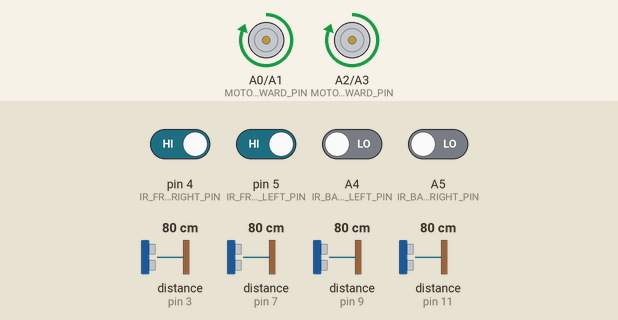
This sketch was run on a simulated Arduino Uno, built with avr-gcc and run on an emulated ATmega328P. Shown: motor-driver pin pairs drawn as motors (green arrow = first pin HIGH = forward, orange = second pin HIGH = backward, longer = more drive). Wiring (inferred from the names in the program): 4 × ultrasonic range finder: trigger pin 2, echo pin 3 / trigger pin 6, echo pin 7 / trigger pin 8, echo pin 9 / trigger pin 10, echo pin 11. The inputs (shaded band) are chosen by the test bench; at power-on: pin 4 (IR_FRONT_RIGHT_PIN), pin 5 (IR_FRONT_LEFT_PIN) HIGH, A4 (IR_BACK_LEFT_PIN), A5 (IR_BACK_RIGHT_PIN) LOW, distance to the obstacle (sensors on pin 3, pin 7, pin 9, pin 11) 80 cm. The echo pulse lasts 58.3 µs per cm.

Above: at 6.2 s.
6.3 s: pin 5 (IR_FRONT_LEFT_PIN) driven LOW
At 8.2 s:
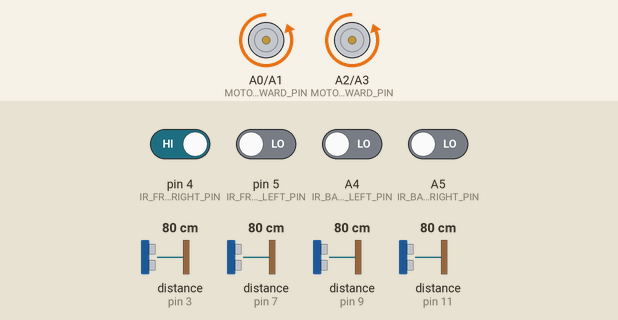
8.5 s: pin 5 (IR_FRONT_LEFT_PIN) driven HIGH
At 9.8 s:
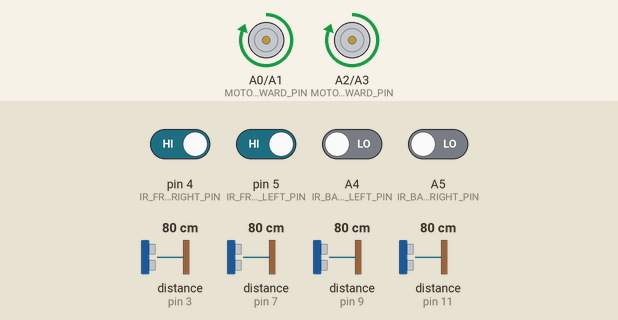
Timing chart, 0 to 11.5 s (numbered marks = the images above; inputs shaded):
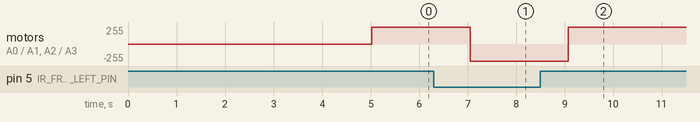

The sketch:

MegaSumo_car.ino
```cpp
/*************************************** Hardware Pin Mapping ***************************************/
#define FRONT_ULTRASONIC_TRIG_PIN                                  2
#define FRONT_ULTRASONIC_ECHO_PIN                                  3

#define BACK_ULTRASONIC_TRIG_PIN                                   8
#define BACK_ULTRASONIC_ECHO_PIN                                   9

#define RIGHT_ULTRASONIC_TRIG_PIN                                  6
#define RIGHT_ULTRASONIC_ECHO_PIN                                  7

#define LEFT_ULTRASONIC_TRIG_PIN                                   10
#define LEFT_ULTRASONIC_ECHO_PIN                                   11

#define MOTOR_LEFT_FORWARD_PIN                                     A0
#define MOTOR_LEFT_BACKWARD_PIN                                    A1

#define MOTOR_RIGHT_FORWARD_PIN                                    A2
#define MOTOR_RIGHT_BACKWARD_PIN                                   A3

#define IR_FRONT_RIGHT_PIN                                         4
#define IR_FRONT_LEFT_PIN                                          5

#define IR_BACK_RIGHT_PIN                                          A5
#define IR_BACK_LEFT_PIN                                           A4
/****************************************************************************************************/

/********************************** Global Configuration Settings ***********************************/
#define ULTRASONIC_MAX_DISTANCE                                    25
#define BAUD_RATE                                                  9600
#define STARTUP_DELAY_MS                                           5000
#define TURN_DELAY_MS                                              150
#define MOVE_DELAY_MS                                              1000
#define STOP_DELAY_MS                                              1000
/****************************************************************************************************/

/************************************** Sensor Reading Macros **************************************/
#define GetDistance_FRONT_ULTRASONIC()            getDistance(FRONT_ULTRASONIC_TRIG_PIN, FRONT_ULTRASONIC_ECHO_PIN)
#define GetDistance_BACK_ULTRASONIC()             getDistance(BACK_ULTRASONIC_TRIG_PIN, BACK_ULTRASONIC_ECHO_PIN)

#define GetDistance_RIGHT_ULTRASONIC()            getDistance(RIGHT_ULTRASONIC_TRIG_PIN, RIGHT_ULTRASONIC_ECHO_PIN)
#define GetDistance_LEFT_ULTRASONIC()             getDistance(LEFT_ULTRASONIC_TRIG_PIN, LEFT_ULTRASONIC_ECHO_PIN)

#define GetReading_FRONT_RIGHT_IR()               digitalRead(IR_FRONT_RIGHT_PIN)
#define GetReading_FRONT_LEFT_IR()                digitalRead(IR_FRONT_LEFT_PIN)

#define GetReading_BACK_RIGHT_IR()                digitalRead(IR_BACK_RIGHT_PIN)
#define GetReading_BACK_LEFT_IR()                 digitalRead(IR_BACK_LEFT_PIN)
/****************************************************************************************************/

/********************* Functions Prototypes **********************/
inline int getDistance(byte trig_pin, byte echo_pin);
/*****************************************************************/

/********************* Global Variables **************************/
int frontDist, backDist, leftDist, rightDist;
unsigned long currentMillis  = 0;
unsigned long previousMillis = 0;
unsigned long interval = 0;  // Variable for dynamic delay handling
/*****************************************************************/


void setup() {

  /*********************** Front UltraSonic ***********************/
  pinMode(FRONT_ULTRASONIC_TRIG_PIN, OUTPUT);
  pinMode(FRONT_ULTRASONIC_ECHO_PIN, INPUT);
  /****************************************************************/

  /************************ Back UltraSonic ************************/
  pinMode(BACK_ULTRASONIC_TRIG_PIN, OUTPUT);
  pinMode(BACK_ULTRASONIC_ECHO_PIN, INPUT);
  /*****************************************************************/

  /************************ Left UltraSonic ************************/
  pinMode(LEFT_ULTRASONIC_TRIG_PIN, OUTPUT);
  pinMode(LEFT_ULTRASONIC_ECHO_PIN, INPUT);
  /*****************************************************************/

  /************************ Right UltraSonic ***********************/
  pinMode(RIGHT_ULTRASONIC_TRIG_PIN, OUTPUT);
  pinMode(RIGHT_ULTRASONIC_ECHO_PIN, INPUT);
  /*****************************************************************/

  /*************************** DC Motors ***************************/
  pinMode(MOTOR_LEFT_FORWARD_PIN  , OUTPUT);
  pinMode(MOTOR_LEFT_BACKWARD_PIN , OUTPUT);
  pinMode(MOTOR_RIGHT_FORWARD_PIN , OUTPUT);
  pinMode(MOTOR_RIGHT_BACKWARD_PIN, OUTPUT);
  /*****************************************************************/

  delay(STARTUP_DELAY_MS);
  Serial.begin(BAUD_RATE);
}

void loop() {
  currentMillis = millis();


  frontDist = GetDistance_FRONT_ULTRASONIC();
  backDist = GetDistance_BACK_ULTRASONIC();
  leftDist = GetDistance_LEFT_ULTRASONIC();
  rightDist = GetDistance_RIGHT_ULTRASONIC();


  if (currentMillis - previousMillis >= interval) {

    // React to IR sensor readings for real-time boundary detection
    if (GetReading_FRONT_LEFT_IR() == 1 || GetReading_FRONT_RIGHT_IR() == 0) {

      // Move Forward
      digitalWrite(MOTOR_LEFT_FORWARD_PIN  , 1);
      digitalWrite(MOTOR_LEFT_BACKWARD_PIN , 0);
      digitalWrite(MOTOR_RIGHT_FORWARD_PIN , 1);
      digitalWrite(MOTOR_RIGHT_BACKWARD_PIN, 0);

      // Set the next delay interval for movement
      interval = MOVE_DELAY_MS;

    } else if (GetReading_BACK_LEFT_IR() == 0 && GetReading_BACK_RIGHT_IR() == 0) {

      digitalWrite(MOTOR_LEFT_FORWARD_PIN, 0);
      digitalWrite(MOTOR_LEFT_BACKWARD_PIN, 1);
      digitalWrite(MOTOR_RIGHT_FORWARD_PIN, 0);
      digitalWrite(MOTOR_RIGHT_BACKWARD_PIN, 1);
      interval = MOVE_DELAY_MS;  // Retreat for this duration

    } else if (GetReading_BACK_LEFT_IR() == 0 || GetReading_BACK_RIGHT_IR() == 0) {
      // One back IR triggered: Stop immediately to avoid falling out
      digitalWrite(MOTOR_LEFT_FORWARD_PIN, 0);
      digitalWrite(MOTOR_LEFT_BACKWARD_PIN, 0);
      digitalWrite(MOTOR_RIGHT_FORWARD_PIN, 0);
      digitalWrite(MOTOR_RIGHT_BACKWARD_PIN, 0);
      interval = STOP_DELAY_MS;  // Stop for this duration

    } else if (GetReading_BACK_RIGHT_IR() == 0 && GetReading_FRONT_RIGHT_IR() == 0) {

      digitalWrite(MOTOR_LEFT_FORWARD_PIN, 0);
      digitalWrite(MOTOR_LEFT_BACKWARD_PIN, 1);
      digitalWrite(MOTOR_RIGHT_FORWARD_PIN, 1);
      digitalWrite(MOTOR_RIGHT_BACKWARD_PIN, 0);
      interval = TURN_DELAY_MS;  // Set delay for turning

    } else if (GetReading_FRONT_LEFT_IR() == 1 && GetReading_BACK_LEFT_IR() == 0) {
      // Left side detected: Turn left to face opponent
      digitalWrite(MOTOR_LEFT_FORWARD_PIN, 1);
      digitalWrite(MOTOR_LEFT_BACKWARD_PIN, 0);
      digitalWrite(MOTOR_RIGHT_FORWARD_PIN, 0);
      digitalWrite(MOTOR_RIGHT_BACKWARD_PIN, 1);
      interval = TURN_DELAY_MS;  // Set delay for turning

    } else {

      if (frontDist <= ULTRASONIC_MAX_DISTANCE ||
          backDist <= ULTRASONIC_MAX_DISTANCE ||
          leftDist <= ULTRASONIC_MAX_DISTANCE ||
          rightDist <= ULTRASONIC_MAX_DISTANCE) {

        if (frontDist <= backDist && frontDist <= leftDist && frontDist <= rightDist) {
          // Opponent detected in front: Charge forward
          digitalWrite(MOTOR_LEFT_FORWARD_PIN, 1);
          digitalWrite(MOTOR_LEFT_BACKWARD_PIN, 0);
          digitalWrite(MOTOR_RIGHT_FORWARD_PIN, 1);
          digitalWrite(MOTOR_RIGHT_BACKWARD_PIN, 0);
          interval = MOVE_DELAY_MS;

        } else if (backDist <= leftDist && backDist <= rightDist) {
          // Opponent behind: Retreat and reposition
          digitalWrite(MOTOR_LEFT_FORWARD_PIN, 0);
          digitalWrite(MOTOR_LEFT_BACKWARD_PIN, 1);
          digitalWrite(MOTOR_RIGHT_FORWARD_PIN, 0);
          digitalWrite(MOTOR_RIGHT_BACKWARD_PIN, 1);
          interval = MOVE_DELAY_MS;

        } else if (leftDist <= rightDist) {
          // Opponent on left: Turn left
          digitalWrite(MOTOR_LEFT_FORWARD_PIN, 0);
          digitalWrite(MOTOR_LEFT_BACKWARD_PIN, 1);
          digitalWrite(MOTOR_RIGHT_FORWARD_PIN, 1);
          digitalWrite(MOTOR_RIGHT_BACKWARD_PIN, 0);
          interval = TURN_DELAY_MS;

        } else if (rightDist <= leftDist) {
          // Opponent on right: Turn right
          digitalWrite(MOTOR_LEFT_FORWARD_PIN, 1);
          digitalWrite(MOTOR_LEFT_BACKWARD_PIN, 0);
          digitalWrite(MOTOR_RIGHT_FORWARD_PIN, 0);
          digitalWrite(MOTOR_RIGHT_BACKWARD_PIN, 1);
          interval = TURN_DELAY_MS;
        }
      } else {
        // No opponent or boundary detected: Stop
        digitalWrite(MOTOR_LEFT_FORWARD_PIN, 0);
        digitalWrite(MOTOR_LEFT_BACKWARD_PIN, 0);
        digitalWrite(MOTOR_RIGHT_FORWARD_PIN, 0);
        digitalWrite(MOTOR_RIGHT_BACKWARD_PIN, 0);
        interval = STOP_DELAY_MS;
      }
    }

    // Update the previousMillis to current time after action
    previousMillis = currentMillis;
  }
}

inline int getDistance(byte trig_pin, byte echo_pin) {
  digitalWrite(trig_pin, LOW);
  delayMicroseconds(2);

  digitalWrite(trig_pin, HIGH);
  delayMicroseconds(10);
  digitalWrite(trig_pin, LOW);


  return pulseIn(echo_pin, HIGH) * 0.034 / 2;
}
```

Measured:
- after the input at 6.3 s, motor on A0 (MOTOR_LEFT_FORWARD_PIN) / A1 (MOTOR_LEFT_BACKWARD_PIN), motor on A2 (MOTOR_RIGHT_FORWARD_PIN) / A3 (MOTOR_RIGHT_BACKWARD_PIN): forward 255/255 → backward 255/255 after 0.75 s
- after the input at 8.5 s, motor on A0 (MOTOR_LEFT_FORWARD_PIN) / A1 (MOTOR_LEFT_BACKWARD_PIN), motor on A2 (MOTOR_RIGHT_FORWARD_PIN) / A3 (MOTOR_RIGHT_BACKWARD_PIN): backward 255/255 → forward 255/255 after 0.58 s
